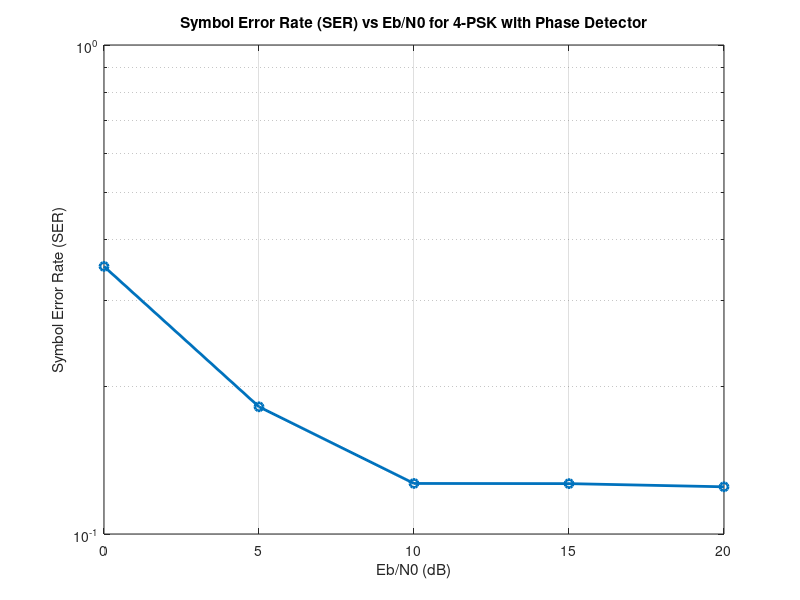

Recreate this plot in MATLAB.
% Define parameters
M = 4; % Number of phases for PSK
Eb_N0_dB = 0:5:20; % Eb/N0 values in dB
num_symbols = 10^5; % Number of symbols to simulate
constellation = exp(1i * (0:2*pi/M:2*pi*(1-1/M))); % PSK constellation
% Monte Carlo simulation loop for different Eb/N0 values
for k = 1:length(Eb_N0_dB)
 Eb_N0 = 10^(Eb_N0_dB(k) / 10); % Convert dB to linear scale
 
 % Generate random information symbols
 info_symbols = randi([1 M], 1, num_symbols);
 transmitted_symbols = constellation(info_symbols); % Map symbols to 
constellation
 
 % AWGN channel
 noise_var = 1 / (2 * Eb_N0); % Calculate noise variance for given Eb/N0
 noise = sqrt(noise_var) * (randn(1, num_symbols) + 1i * randn(1, num_symbols)); % Complex Gaussian noise
 
 received_symbols = transmitted_symbols + noise; % Received symbols with noise
 
 % Detector: Find closest symbol to the received symbol
 detected_symbols = zeros(1, num_symbols);
 for i = 1:num_symbols
 received_phase = angle(received_symbols(i));
 [~, index] = min(abs(received_phase - angle(constellation)));
 detected_symbols(i) = constellation(index);
 end
 
 % Calculate symbol error rate (SER)
 symbol_errors = nnz(detected_symbols - transmitted_symbols);
 symbol_error_rate(k) = symbol_errors / num_symbols;
end
% Plot Symbol Error Rate (SER) vs Eb/N0
figure;
semilogy(Eb_N0_dB, symbol_error_rate, 'o-', 'linewidth', 2);
title('Symbol Error Rate (SER) vs Eb/N0 for 4-PSK with Phase Detector');
xlabel('Eb/N0 (dB)');
ylabel('Symbol Error Rate (SER)');
grid on;